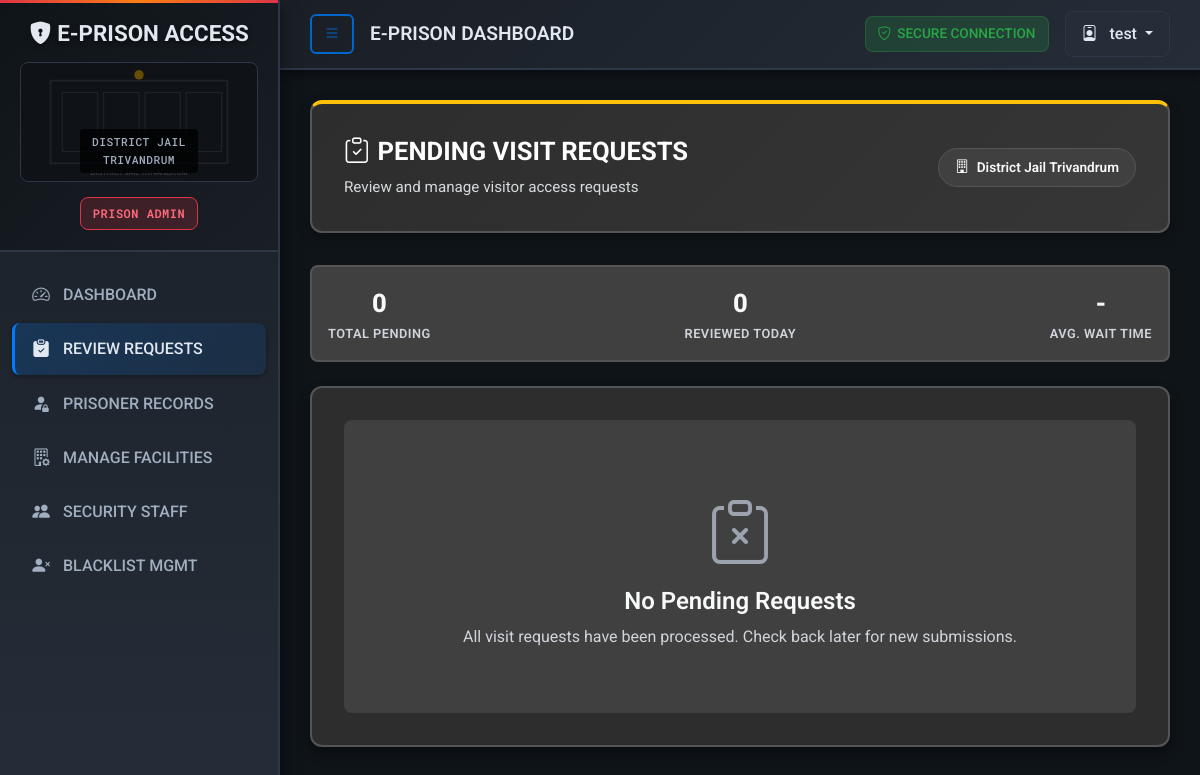
/visitor-management/review/ (signed in), run on an earlier commit of the app's database.
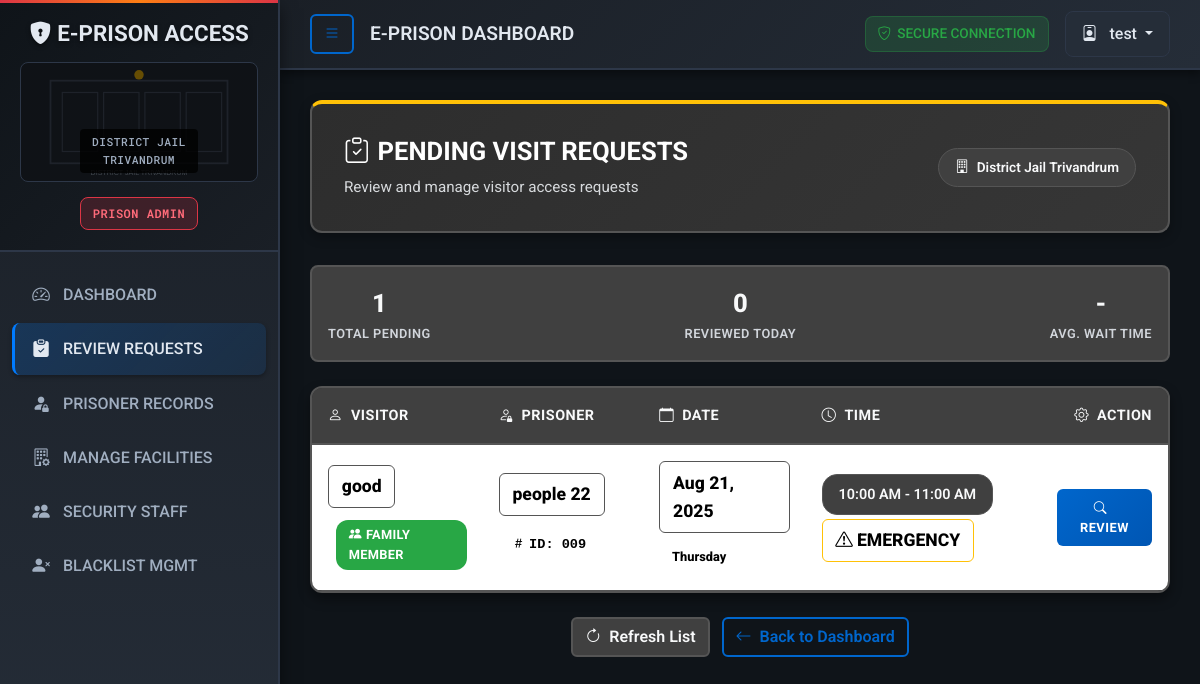
And on a later commit of the database.
### visitor_management/models.py (models this page shows, shortened)
class Visit(models.Model):
    STATUS_CHOICES = [
        ('PENDING', 'Pending'),
        ('APPROVED', 'Approved'),
        ('REJECTED', 'Rejected'),
        ('COMPLETED', 'Completed'),
        ('CANCELLED', 'Cancelled'),
    ]
    VISIT_TYPE_CHOICES = [
        ('REGULAR', 'Regular Visit'),
        ('EMERGENCY', 'Emergency Visit'),
    ]
    visitor = models.ForeignKey(User, on_delete=models.CASCADE, related_name='visits')
    prisoner = models.ForeignKey(Prisoner, on_delete=models.CASCADE, related_name='visits')
    visit_date = models.DateField()
    visit_time_slot = models.CharField(max_length=50)
    status = models.CharField(max_length=20, choices=STATUS_CHOICES, default='PENDING')
    visit_type = models.CharField(max_length=10, choices=VISIT_TYPE_CHOICES, default='REGULAR')
    qr_code = models.ImageField(upload_to='visit_qrcodes/', blank=True, null=True)
    check_in_time = models.DateTimeField(blank=True, null=True)
    check_out_time = models.DateTimeField(blank=True, null=True)

### accounts/models.py (models this page shows, shortened)
class User(AbstractUser):
    ROLE_CHOICES = [
        ("family", "Family Visitor"),
        ("visitor", "Other Visitor"),
        ("security", "Gate Security"),
        ("admin", "Prison Admin"),
    ]
    role = models.CharField(max_length=20, choices=ROLE_CHOICES, default="visitor")
    profile_photo = models.ImageField(upload_to="profile_photos/", blank=True, null=True)
    is_family_member = models.BooleanField(default=False)
    jail = models.ForeignKey(Jail, on_delete=models.SET_NULL, null=True, blank=True)
    full_name = models.CharField(max_length=100, blank=True, null=True)
    address = models.TextField(blank=True, null=True)
    id_proof = models.ImageField(upload_to="id_proofs/", blank=True, null=True)  # Keep for backward compatibility
    aadhar_number = models.CharField(
        max_length=12,
        unique=True,
        blank=True,
        null=True,
        help_text="12-digit Aadhar number (only accepted ID proof)",
        verbose_name="Aadhar Card Number"
    )
    phone_number = models.CharField(
        max_length=15,
        blank=True,
        null=True,
        help_text="10-digit Indian mobile number"
    )

### prison_core/models.py (models this page shows, shortened)
class Prisoner(models.Model):
    jail = models.ForeignKey(Jail, on_delete=models.CASCADE, related_name="prisoners")
    first_name = models.CharField(max_length=100)
    last_name = models.CharField(max_length=100)
    prisoner_id = models.CharField(max_length=20, unique=True)
    date_of_birth = models.DateField()
    photo = models.ImageField(upload_to='prisoner_photos/', blank=True, null=True)

### accounts/decorators.py (the view)
    def wrap(request, *args, **kwargs):
        if request.user.is_authenticated and request.user.role == 'admin':
            return function(request, *args, **kwargs)
        else:
            messages.error(request, "You do not have permission to access this page.")
            return redirect('staff_login')

### visitor_management/views.py (called while the page is built)
@login_required
@admin_required
def review_visits(request):
    if not request.user.jail:
        messages.error(request, "You must be assigned to a jail to review visits.")
        return redirect('dashboard')
    pending_visits = Visit.objects.filter(prisoner__jail=request.user.jail, status='PENDING').order_by('visit_date')
    return render(request, 'visitor_management/review_visits.html', {'visits': pending_visits})

### visitor_management/templates/visitor_management/review_visits.html (shortened to what the changed rows need)
{% extends "base.html" %}
{% block content %}
<div class="page-header">
    <div class="d-flex justify-content-between align-items-center flex-wrap">
        <div>
            <h2><i class="bi bi-clipboard-check me-2"></i>PENDING VISIT REQUESTS</h2>
        </div>
    </div>
</div>
<div class="stats-bar">
    <div class="stat-item">
        <span class="stat-number">{{ visits|length }}</span>
        <div class="stat-label">Total Pending</div>
    </div>
</div>
<div class="card requests-card">
    <div class="card-body">
        {% if visits %}
        <div class="table-responsive">
            <table class="table table-hover align-middle table-loading">
                <thead>
                    <tr>
                        <th><i class="bi bi-person me-2"></i>Visitor</th>
                        <th><i class="bi bi-person-lock me-2"></i>Prisoner</th>
                        <th><i class="bi bi-calendar me-2"></i>Date</th>
                        <th><i class="bi bi-clock me-2"></i>Time</th>
                        <th class="text-end"><i class="bi bi-gear me-2"></i>Action</th>
                    </tr>
                </thead>
                <tbody>
                    {% for visit in visits %}
                    <tr data-visit-id="{{ visit.id }}">
                        <td>
                            <div class="visitor-name" style="color: #000000 !important; background: #ffffff !important; font-weight: 800 !important; font-size: 1.1rem !important; padding: 0.4rem 0.8rem !important; border-radius: 6px !important; display: inline-block !important;">
                                {{ visit.visitor.full_name|default:visit.visitor.username }}
                            </div>
                            {% if visit.visitor.is_family_member %}
                                <span class="visitor-type-badge">
                                    <i class="bi bi-people-fill me-1"></i>Family Member
                                </span>
                            {% else %}
                                <span class="general-visitor-badge">
                                    <i class="bi bi-person me-1"></i>General Visitor
                                </span>
                            {% endif %}
                        </td>
                        <td>
                            <div class="prisoner-name" style="color: #000000 !important; background: #ffffff !important; font-weight: 800 !important; font-size: 1.1rem !important; padding: 0.4rem 0.8rem !important; border-radius: 6px !important; display: inline-block !important;">
                                {{ visit.prisoner.first_name }} {{ visit.prisoner.last_name }}
                            </div>
                            <div class="prisoner-id">
                                <i class="bi bi-hash me-1"></i>ID: {{ visit.prisoner.prisoner_id }}
                            </div>
                        </td>
                        <td>
                            <div class="visit-date">{{ visit.visit_date|date:"M d, Y" }}</div>
                            <div class="visit-day">{{ visit.visit_date|date:"l" }}</div>
                        </td>
                        <td>
                            <span class="time-slot">{{ visit.visit_time_slot }}</span>
                            {% if visit.visit_type == 'EMERGENCY' %}
                                <div class="emergency-badge">
                                    <i class="bi bi-exclamation-triangle me-1"></i>Emergency
                                </div>
                            {% endif %}
                        </td>
                        <td class="text-end">
                            <a href="{% url 'visit_detail_review' visit.id %}" class="btn btn-review">
                                <i class="bi bi-search"></i>Review
                            </a>
                        </td>
                    </tr>
                    {% endfor %}
                </tbody>
            </table>
        </div>
        {% else %}
        <div class="empty-state">
            <i class="bi bi-clipboard-x"></i>
            <h4>No Pending Requests</h4>
            <p>All visit requests have been processed. Check back later for new submissions.</p>
        </div>
        {% endif %}
    </div>
</div>
{% if visits %}
<div class="mt-4 text-center">
    <button class="btn btn-outline-secondary me-2" onclick="refreshPage()">
        <i class="bi bi-arrow-clockwise me-2"></i>Refresh List
    </button>
    <a href="{% url 'dashboard' %}" class="btn btn-outline-primary">
        <i class="bi bi-arrow-left me-2"></i>Back to Dashboard
    </a>
</div>
{% endif %}
{% endblock %}

What changed in the data, as far as the page shows it:
added Visit: visitor.full_name "good", shows "FAMILY MEMBER", prisoner.first_name "people", prisoner.last_name "22", prisoner.prisoner_id "009", visit_date "Aug 21, 2025", visit_date "Thursday", visit_time_slot "10:00 AM - 11:00 AM", visit_type "EMERGENCY" (drawn)
Also different on the page:
{{ visits|length }}: "0" → "1"
text no longer shown: "No Pending Requests All visit requests have been processed. Check back later for new submissions."
text now shown: "VISITOR PRISONER DATE TIME ACTION Refresh List Back to Dashboard"
